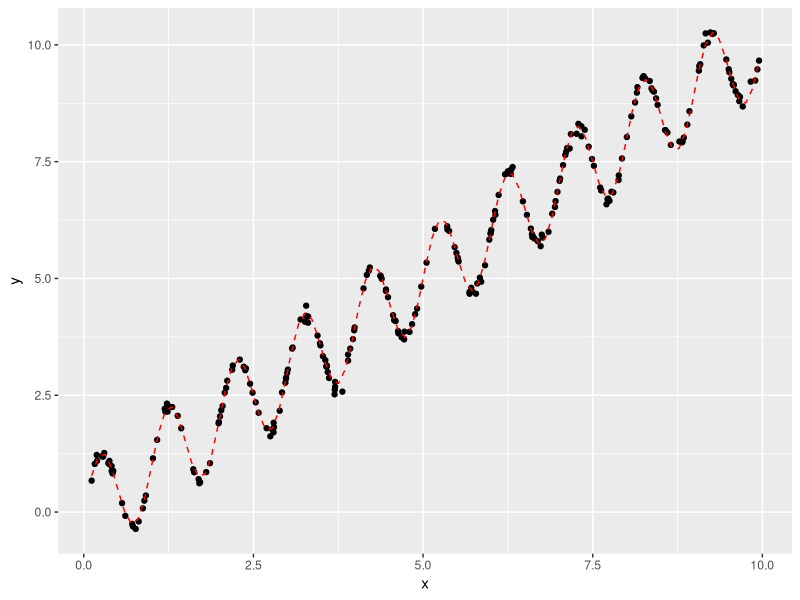
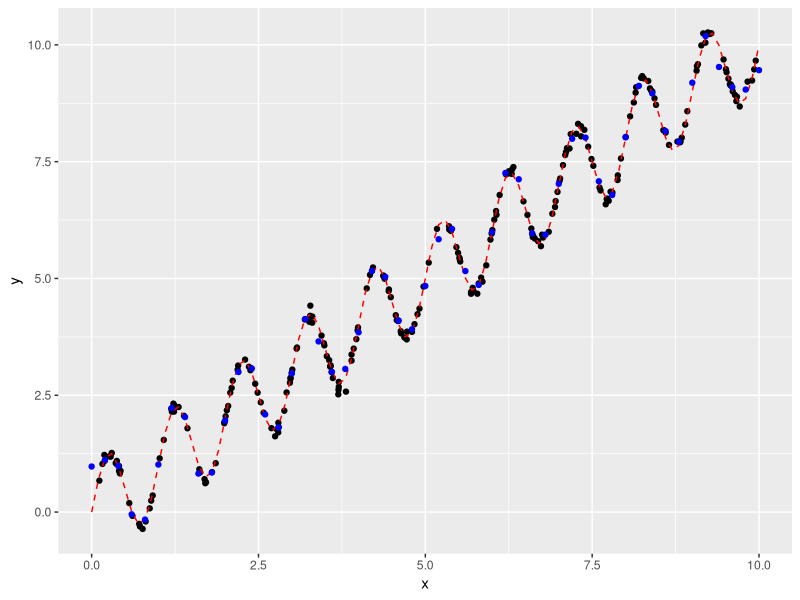

The R source for these figures, in order:
## ---- chunk 1
library(FNN)
library(tidyverse)
## ---- chunk 2
set.seed(100)
x <-  runif(250, min = 0, max=10)
y <- x + sin(2*pi * x) * (1 + .1 * rnorm(x))
df <- tibble(x=x,y=y)
## ---- chunk 3
true_f <- function(x){x+sin(2*pi*x)}
plt <- ggplot(df, aes(x,y))+geom_point() + 
  stat_function(fun=true_f,linetype="dashed", color="red")
print(plt)
## ---- chunk 4
test_x = seq(0,10,length.out=51)
test.df <- tibble(x=test_x, y = rep(0, length(test_x)))
## ---- chunk 5
y_pred <- knn.reg(as.matrix(df[,1]), test = as.matrix(test.df[,1]), as.matrix(df[,2]), k = 3)
## ---- chunk 6
df[,1] # these is column 1 of the data frame, the x positions
## ---- chunk 7
as.matrix(df[,1]) # cast to matrix type
## ---- chunk 8
y_pred
## ---- chunk 9
true_f <- function(x){x+sin(2*pi*x)}
test.df <- tibble(x=test_x, y=y_pred$pred)

plt <- ggplot(df, aes(x,y))+geom_point() + 
  stat_function(fun=true_f,linetype="dashed", color="red") +
  geom_point(test.df, mapping=aes(x,y), color="blue")
print(plt)
